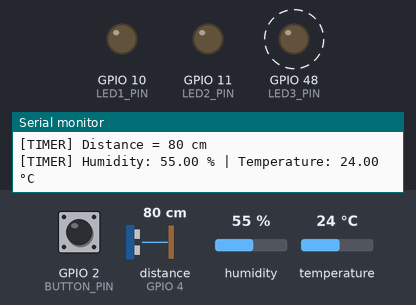
The sketch below on a simulated ESP32-S3. Shown: output pins drawn as LEDs (lit = HIGH), the last lines printed to the serial monitor. Wiring (inferred from the names in the program): ultrasonic range finder: trigger GPIO 3; echo GPIO 4. Dashed ring = blinking. The test bench sets the inputs (shaded band); at power-on: distance to the obstacle (sensor on GPIO 4) 80 cm, GPIO 2 (BUTTON_PIN) HIGH, humidity 55 %, temperature 24 °C. The echo pulse lasts 58.3 µs per cm; pins used as bus, display or sensor lines are not drawn.

Above: at 2.8 s.
2.9 s: distance to the obstacle (sensor on GPIO 4) set to 22 cm
6.4 s: distance to the obstacle (sensor on GPIO 4) set to 18 cm
At 7.5 s:
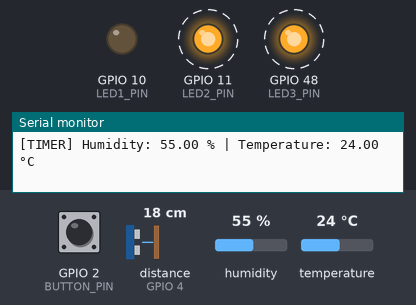
14.3 s: GPIO 2 (BUTTON_PIN) pulled LOW for 1.3 s
At 15.8 s:
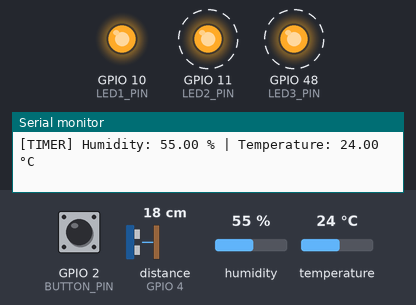
18.5 s: distance to the obstacle (sensor on GPIO 4) set to 35 cm
At 19.8 s:
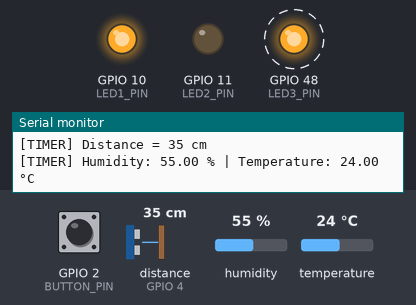
26.4 s: distance to the obstacle (sensor on GPIO 4) set to 2 cm
At 28.7 s:
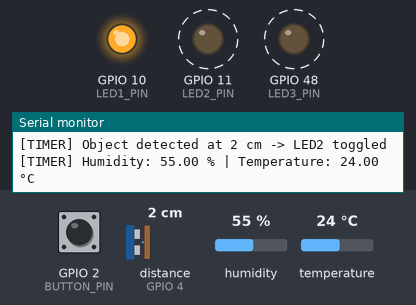
32.5 s: distance to the obstacle (sensor on GPIO 4) set to 60 cm
At 33.7 s:
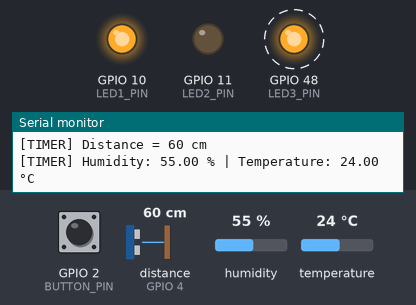
Timing chart, 0 to 39.5 s (numbered marks = the images above; inputs shaded):
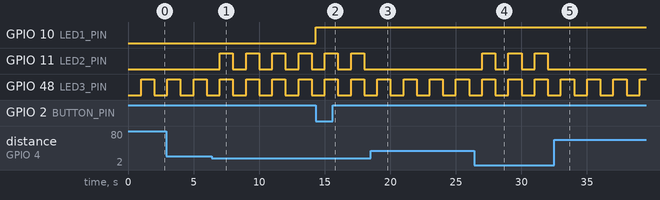

Measured:
- the behaviour switches between 20 and 19 cm on distance to the obstacle (sensor on GPIO 4) (found by bisection; images 0 and 1)
- after the input at 6.4 s, GPIO 11 (LED2_PIN): alternates HIGH for 1.0 s and LOW for 1.0 s, starting after 0.60 s
- after the input at 14.3 s, GPIO 10 (LED1_PIN): LOW → HIGH at once
- after the input at 18.5 s, GPIO 11 (LED2_PIN): stops changing and stays LOW
- after the input at 26.4 s, GPIO 11 (LED2_PIN): alternates HIGH for 1.0 s and LOW for 1.0 s, starting after 0.61 s
- after the input at 32.5 s, GPIO 11 (LED2_PIN): stops changing and stays LOW
- by itself, GPIO 48 (LED3_PIN): alternates HIGH for 1.0 s and LOW for 1.0 s

The sketch:

arduino_interrupt_ridhi.ino
```cpp
#include <Arduino.h>    // Core Arduino functions
#include <Ticker.h>     // Timer library (Stefan Staub version)
#include <DHT.h>        // DHT sensor library

// ================== Pin Definitions ==================
const uint8_t BUTTON_PIN = 2;       // Button on D2 (external interrupt)
const uint8_t TRIG_PIN   = 3;       // Ultrasonic trigger pin
const uint8_t ECHO_PIN   = 4;       // Ultrasonic echo pin
const uint8_t DHT_PIN    = 5;       // DHT22 data pin

const uint8_t LED1_PIN   = 10;      // LED1 toggled by button ISR
const uint8_t LED2_PIN   = 11;      // LED2 toggled by ultrasonic condition
const uint8_t LED3_PIN   = LED_BUILTIN; // Built-in LED toggled by timer ISR

volatile bool buttonFlag = false;   // Flag set by button ISR
volatile uint32_t lastBtnMicros = 0; // For button debounce (just for microseconds)

// ================== DHT22 Sensor Setup ==================
#define DHTTYPE DHT22
DHT dht(DHT_PIN, DHTTYPE);          // Creating DHT object

// ================== Ultrasonic Function ==================
long readUltrasonicCM() {
  digitalWrite(TRIG_PIN, LOW);      // Ensure trigger low
  delayMicroseconds(2);
  digitalWrite(TRIG_PIN, HIGH);     // Send 10us pulse
  delayMicroseconds(10);
  digitalWrite(TRIG_PIN, LOW);
  long duration = pulseIn(ECHO_PIN, HIGH, 30000); // Measure echo duration
  long distance = duration / 58;   // Convert to cm
  return distance;
}

// ================== Timer Task (runs every 1s) ==================
void timerTask() {
  digitalWrite(LED3_PIN, !digitalRead(LED3_PIN));  // Toggle built-in LED

  long distance = readUltrasonicCM();              // Read distance
  if (distance > 0 && distance < 20) {             // If object <20cm
    digitalWrite(LED2_PIN, !digitalRead(LED2_PIN));// Toggle LED2
    Serial.print("[TIMER] Object detected at ");
    Serial.print(distance);
    Serial.println(" cm -> LED2 toggled");
  } else {                                         // Otherwise just log
    Serial.print("[TIMER] Distance = ");
    Serial.print(distance);
    Serial.println(" cm");
  }

  // Read DHT22 values
  float h = dht.readHumidity();
  float t = dht.readTemperature();
  if (isnan(h) || isnan(t)) {                      // This Checks if it is valid
    Serial.println("[TIMER] Failed to read from DHT22!");
  } else {
    Serial.print("[TIMER] Humidity: ");
    Serial.print(h);
    Serial.print(" % | Temperature: ");
    Serial.print(t);
    Serial.println(" °C");
  }
}

// ================== Button Interrupt Service Routine ==================
void ISR_button() {
  uint32_t now = micros();
  if (now - lastBtnMicros > 200000UL) {            // Debounce (200ms)
    buttonFlag = true;                             // Set flag
    lastBtnMicros = now;                           // Update last press time
  }
}

// ================== Timer Setup ==================
Ticker timer1(timerTask, 1000);   // Call timerTask every 1000ms (1s)

// ================== Setup ==================
void setup() {
  Serial.begin(115200);
  while (!Serial) {}                                // Wait for serial
  pinMode(LED1_PIN, OUTPUT);
  pinMode(LED2_PIN, OUTPUT);
  pinMode(LED3_PIN, OUTPUT);
  pinMode(BUTTON_PIN, INPUT_PULLUP);                // Button uses pull-up
  attachInterrupt(digitalPinToInterrupt(BUTTON_PIN), ISR_button, FALLING);
  pinMode(TRIG_PIN, OUTPUT);
  pinMode(ECHO_PIN, INPUT);
  dht.begin();                                      // Start DHT22
  timer1.start();                                   // Start timer
  Serial.println("System has detected the sensor interrupt. Loading data:");
}

// ================== Main Loop ==================
void loop() {
  timer1.update();                                  // Update timer
  if (buttonFlag) {                                 // If button was pressed
    buttonFlag = false;                             // Reset flag
    digitalWrite(LED1_PIN, !digitalRead(LED1_PIN)); // Toggle LED1
    Serial.println("[INT] Button pressed -> LED1 toggled");
  }
}
```
